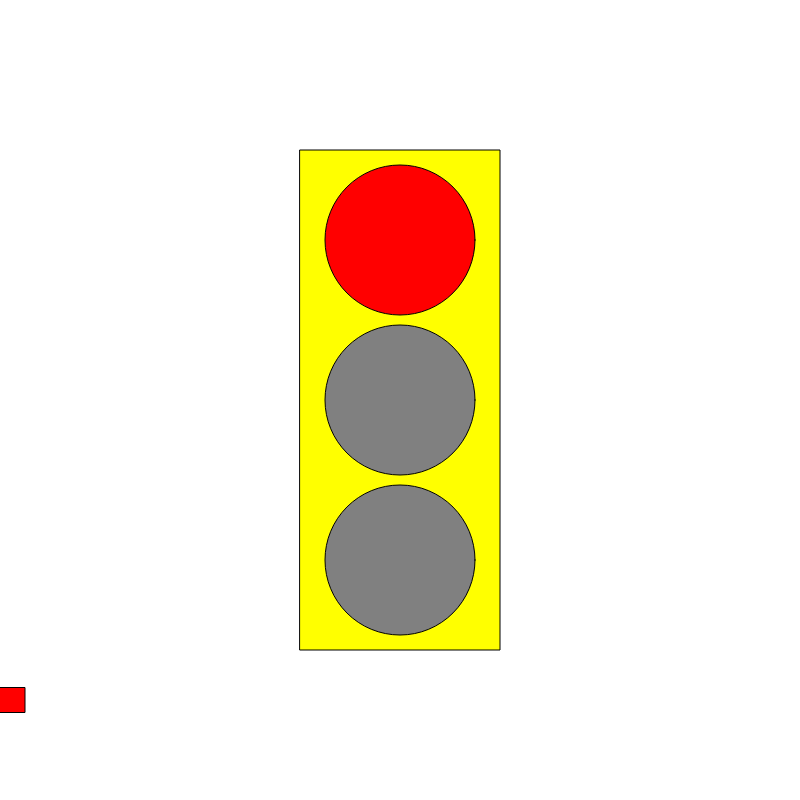
Frame 1 (no input)
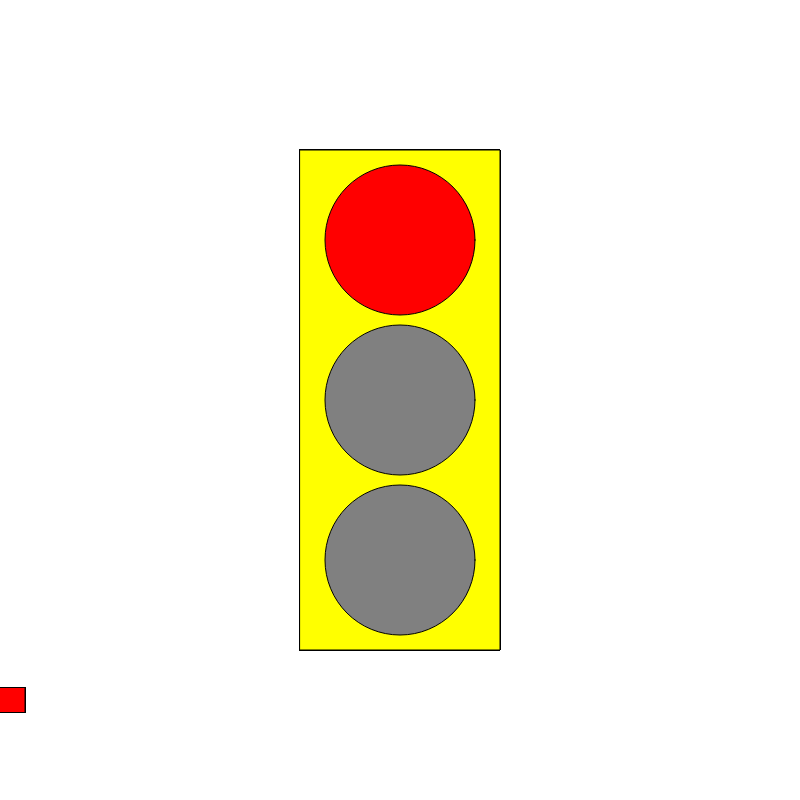
Frame 60 (no input)
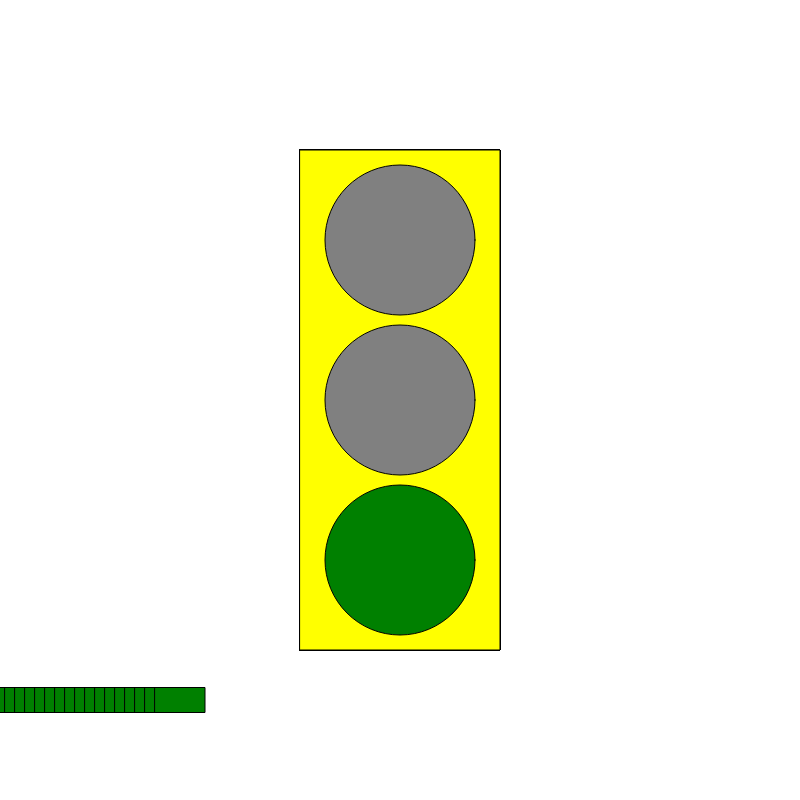
Frame 120 (the mouse pressed at the canvas centre since frame 60)

The p5.js sketch that drew these frames (run headless with seeded random() and noise() and a simulated clock; from frame 60 on, the mouse is pressed at the canvas centre):

// p5.js sketch
// ── sketch.js
var myState = 0;
var timer = 0 ;
var x = 0 ;
var velocity = 10 ;


function setup() {

  createCanvas(800, 800);

  rectMode(CENTER);
  ellipseMode(CENTER);

}

function draw() {
  fill('yellow');
  rect(width / 2, height / 2, 200, 500);


  switch (myState) {
    case 0: // red light
      fill('grey');
      ellipse(width / 2, height / 2, 150, 150);
      ellipse(width / 2, height / 2 + 160, 150, 150);
      fill('red');
      ellipse(width / 2, height / 2 - 160, 150, 150);
      velocity = 0 ;
      timer++ ;
      if (timer > 100) {
        timer = 0 ;
        myState = 1 ;
      }
      break;

    case 1: // green light
      fill('grey');
      ellipse(width / 2, height / 2, 150, 150);
      ellipse(width / 2, height / 2 - 160, 150, 150);
      fill("green");
      ellipse(width / 2, height / 2 + 160, 150, 150);
      velocity = 10 ;
      timer++ ;
      if (timer > 100) {
        timer = 0 ;
        myState = 2 ;
      }
      break;

    case 2: // yellow light
    fill('yellow') ;
      ellipse(width / 2, height / 2, 150, 150);
      fill('grey') ;
      ellipse(width / 2, height / 2 - 160, 150, 150);
      ellipse(width / 2, height / 2 + 160, 150, 150);
      velocity = 4 ;
      timer++ ;
      if (timer > 100) {
        timer = 0 ;
        myState = 0 ;
      }
      break;

  }  // end of switch statement

  rect(x, height-100, 50, 25) ;
  x = x + velocity ;
  if (x > width) {
    x = 0 ;
  }

}  // end of the draw function
